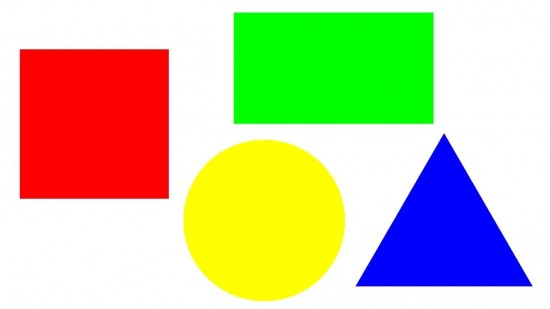
#> input picture FormasGeometricas41.jpg, 550 x 309 px
$ python principal.py
#> lines starting #> are read from the running program, lines starting #| are printed output that depends on the picture; after the words box and inside, x2 and y2 are one past the last pixel; in counts of white or black regions, pixels touching at a corner belong together; long printed decimals are rounded
### color.py
import cv2
import numpy as np
from imageen import Imagen
redBajo1 = np.array([0, 100, 20], np.uint8)
redAlto1 = np.array([8, 255, 255], np.uint8)
redBajo2=np.array([175, 100, 20], np.uint8)
redAlto2=np.array([179, 255, 255], np.uint8)
azulBajo = np.array([100,100,20], np.uint8)
azulAlto = np.array([125,255,255], np.uint8)
amarilloBajo = np.array([15,100,20],np.uint8)
amarilloAlto = np.array([45,255,255],np.uint8)
verdeBajo = np.array([45,100,20],np.uint8)
verdeAlto = np.array([75,255,255],np.uint8)
violetaBajo = np.array([130,100,20],np.uint8)
violetaAlto = np.array([140,255,255],np.uint8)
class Color:
   def __init__(self, nameBase,nameNoBase ,tipoForma):
     self.nameBase = nameBase
     self.nameNoBase = nameNoBase
     self.tipoForma = tipoForma
   def colores(self):
     listaColores=[]
     imaBase=cv2.imread(self.nameBase)
     Base=Imagen(imaBase,"base",self.tipoForma,0,"",0)
     cv2.imshow("Base.jpg", imaBase )
     cv2.waitKey(0)
     cv2.destroyAllWindows()
     Base.add()
     perimetro1=Base.perimetro
     image = cv2.imread(self.nameNoBase)
     frameHSV = cv2.cvtColor(image , cv2.COLOR_BGR2HSV)
     maskRed1 = cv2.inRange(frameHSV , redBajo1, redAlto1)
     maskRed2 = cv2.inRange(frameHSV , redBajo2, redAlto2)
     red = cv2.add(maskRed1, maskRed2)
     purple= cv2.inRange(frameHSV , violetaBajo, violetaAlto)
     blue=cv2.inRange(frameHSV , azulBajo, azulAlto)
     yelow=cv2.inRange(frameHSV , amarilloBajo, amarilloAlto)
     green=cv2.inRange(frameHSV , verdeBajo, verdeAlto)
     cv2.imshow("noBase.jpg",image)
     cv2.waitKey(0)
     cv2.destroyAllWindows()
     listaColores.append(red)
     listaColores.append(purple)
     listaColores.append(blue)
     listaColores.append(yelow)
     listaColores.append(green)
     for colore in listaColores:
        if red is colore:
           listaRed=Imagen(red,'no base',self.tipoForma,perimetro1, 'rojo',0)
           listaRed.add()
        if purple is colore:
          listaPurple=Imagen(purple,'no base',self.tipoForma,perimetro1,'violeta',0)
          listaPurple.add()
        if blue is colore:
          listaBlue=Imagen(blue,'no base',self.tipoForma,perimetro1,'azul',0)
          listaBlue.add()
        if yelow is colore:
          listaYelow=Imagen(yelow,'no base',self.tipoForma,perimetro1,'amarillo',0)
          listaYelow.add()
        if green is colore:
          listaGreen=Imagen(green,'no base',self.tipoForma,perimetro1,'verde',0)
          listaGreen.add()


### imageen.py
import cv2

class Imagen:
      def __init__(self,imagen,nombreBase,tipo,perimetro1,color,perimetro):
         self.imagen=imagen
         self.nombreBase=nombreBase
         self.tipo=tipo
         self.perimetro1=perimetro1
         self.color=color
         self.perimetro=perimetro
      def add(self):
         gaussian_3 = cv2.GaussianBlur(self.imagen, (9,9), 2)
         #unsharp_image = cv2.addWeighted(gaussian_3, 2, gaussian_3, -1, 0, self.imagen)
         #gray = cv2.cvtColor( gaussian_3 , cv2.COLOR_BGR2GRAY)
         canny = cv2.Canny( gaussian_3 ,10, 150)
         #canny = cv2.dilate(gaussian_3,None, iterations=1)
         #canny = cv2.erode(canny,None, iterations=1)
         cnts,_ = cv2.findContours(canny, cv2.RETR_EXTERNAL, cv2.CHAIN_APPROX_SIMPLE)
         #cv2.drawContours(image, cnts, -1, (0,255,0), 3)
         for c in cnts:
              epsilon = 0.01*cv2.arcLength(c,True)
              approx = cv2.approxPolyDP(c,epsilon,True)
              #print(len(approx))
              x,y,w,h = cv2.boundingRect(approx)
              if len(approx)==3 and self.tipo=='triangulo':
                  #cv2.putText(image,'Triangulo', (x,y-5),1,1.5,(0,255,0),2)
                  perimetro=cv2.arcLength(c,True)
                  #self.listaPeri.append(perimetro)
                  if self.nombreBase=='no base':
                    self.calcular(perimetro,self.perimetro1,self.tipo,self.color)
                  elif self.nombreBase=='base':
                    self.perimetro=perimetro
                    print('triangulo')
              if len(approx)==4 and self.tipo=='cuadrado':
                  aspect_ratio = float(w)/h
                  #print('aspect_ratio= ', aspect_ratio)
                  if aspect_ratio > 0.95 and aspect_ratio < 1.05 :
                      #cv2.putText(image,'Cuadrado',(x,y-5),1,1.5,(255,0,0),2)
                      perimetro=cv2.arcLength(c,True)
                      #self.listaPeri.append(perimetro)
                      if self.nombreBase=='no base':
                          self.calcular(perimetro,self.perimetro1,self.tipo,self.color)
                          #cv2.drawContours(gaussian_3 , cnts, -1, (0,0,255), 3)
                          peri=str(int(perimetro))
                          cv2.putText(self.imagen ,'cuadradro '+''+self.color +' ' +'perimetro :'+' '+peri, (x-8,y-8),1,0.7,(255,255,255),1)
                          self.mostrar()
                      elif self.nombreBase=='base':
                          self.perimetro=perimetro
                  elif self.tipo=='rectangulo':
                      #cv2.putText(image,'Rectangulo', (x,y-5),1,1.5,(0,255,0),2)
                      if self.nombreBase=='no base':
                         self.calcular(perimetro,self.perimetro1,self.tipo,self.color)
                      elif self.nombreBase=='base':
                          self.perimetro=perimetro
                          print('rectangulo')
              if len(approx)==5 and self.tipo=='pentagono':
                   #cv2.putText(image,'Pentagono', (x,y-5),1,1.5,(0,255,0),2)
                  if self.nombreBase=='no base':
                    self.calcular(perimetro,self.perimetro1,self.tipo,self.color)
                  elif self.nombreBase=='base':
                    self.perimetro=perimetro
                    print('pentagono')
              if len(approx)==6 and self.tipo=='hexagono':
                   #cv2.putText(image,'Hexagono', (x,y-5),1,1.5,(0,255,0),2)
                  if self.nombreBase=='no base':
                    self.calcular(perimetro,self.perimetro1,self.tipo,self.color)
                  elif self.nombreBase=='base':
                    self.perimetro=perimetro
                    print('hexagono')
              if len(approx)>10 and self.tipo=='circulo':
                  #cv2.putText(image,'Circulo', (x,y-5),1,1.5,(0,255,0),2)
                  if self.nombreBase=='no base':
                    self.calcular(perimetro,self.perimetro1,self.tipo,self.color)
                  elif self.nombreBase=='base':
                    self.perimetro=perimetro
                    print('circulo')

      def calcular(self,perimetro1,perimetro2,tipo,color):

           diferencia=((perimetro1/perimetro2)*100)-100
           if diferencia >= 1 :
           #print('la diferencia es de porcentaje es :',porcentaje,'%')
             print ('la base es :', diferencia ,'% mas grande',tipo,color)
           elif diferencia < 0:
             diferencia = abs(diferencia)
             print ('la base es:',diferencia,'% mas pequeño',tipo,color)
           elif diferencia == 0:
             print("ambos son del mismo tamaño",tipo,color)
      def mostrar(self):
            cv2.imshow("nobaseEspeci.jpg", self.imagen )
            cv2.waitKey(0)
            cv2.destroyAllWindows()


### principal.py
from color import Color
def iniciar():
  color=Color('FormasGeometricas41.jpg','nuevo.jpg','cuadrado')
  color.colores()
#> in colores, imaBase is the input picture: shape (309, 550, 3); mean B, G, R 157, 200.8, 200.5
#> in add, `canny = cv2.Canny( gaussian_3 ,10, 150)`:
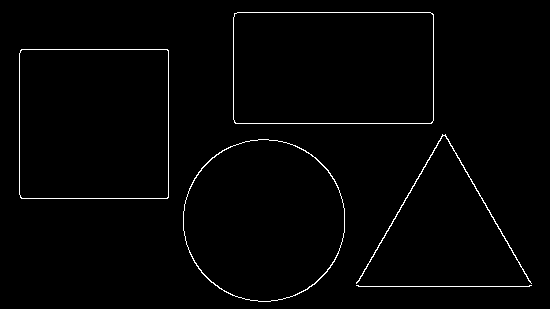
#> canny: shape (309, 550); 1.4% white in thin lines or dots, all inside (x1, y1, x2, y2) = (19, 12, 532, 302)
#> in add, `cnts,_ = cv2.findContours(canny, cv2.RETR_EXTERNAL, cv2.CHAIN_APPROX_S..`: cnts = 5 contours, 1 with area under 20; largest, box (x1, y1, x2, y2) and area: (19, 49, 169, 199) 22192, (233, 12, 434, 124) 22183, (183, 139, 345, 302) 20555, (356, 134, 532, 284) 167
#> the loop in add, `for c in cnts:` made 5 passes
#> (epsilon, approx, x, y, w, h, aspect_ratio, perimetro) on pass 4: (5.92, [[21, 49], [20, 197], [167, 198], [168, 50]], 20, 49, 149, 150, 0.993, 592.5)
#> (epsilon, approx, x, y, w, h, aspect_ratio) on passes 3, 5: (7.42, [[356, 282], [444, 135], [531, 283], [445, 134]], 356, 134, 176, 150, 1.17), (6.17, [[234, 13], [235, 123], [432, 122], [432, 13]], 234, 13, 199, 111, 1.79)
#> in colores, `perimetro1=Base.perimetro`: perimetro1 = 592.5
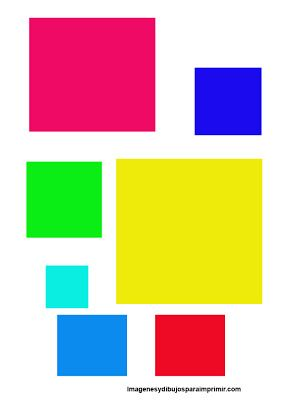
#> input picture nuevo.jpg, 283 x 400 px
#> in colores, image is the input picture: shape (400, 283, 3); mean B, G, R 166.3, 194.7, 213.3
#> in colores, `frameHSV = cv2.cvtColor(image , cv2.COLOR_BGR2HSV)`: frameHSV: shape (400, 283, 3); mean H, S, V 62.4, 121.7, 245.4
#> in colores, `maskRed1 = cv2.inRange(frameHSV , redBajo1, redAlto1)`: maskRed1: shape (400, 283); every value is 0
#> in colores, `maskRed2 = cv2.inRange(frameHSV , redBajo2, redAlto2)`: maskRed2: shape (400, 283); 3.8% white; 1 white region, box (x1, y1, x2, y2) and area: (155, 315, 225, 376) 4261
#> in colores, `blue=cv2.inRange(frameHSV , azulBajo, azulAlto)`: blue: shape (400, 283); 7.7% white; 2 white regions, box (x1, y1, x2, y2) and area: (195, 68, 262, 135) 4489, (57, 315, 127, 376) 4270
#> in colores, `yelow=cv2.inRange(frameHSV , amarilloBajo, amarilloAlto)`: yelow: shape (400, 283); 18.8% white; 1 white region, box (x1, y1, x2, y2) and area: (116, 158, 262, 304) 21310
#> in colores, `green=cv2.inRange(frameHSV , verdeBajo, verdeAlto)`:
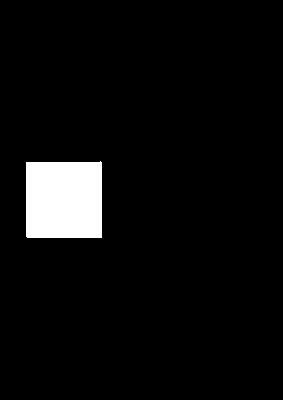
#> green: shape (400, 283); 5.1% white; 1 white region, box (x1, y1, x2, y2) and area: (26, 161, 102, 238) 5776
#> the loop in colores, `for colore in listaColores:` made 5 passes
#| la base es: 55.558 % mas pequeño cuadrado azul
#| la base es: 2.322 % mas pequeño cuadrado amarillo
#| la base es: 49.383 % mas pequeño cuadrado verde
#> pass 1, in add (call 2), `canny = cv2.Canny( gaussian_3 ,10, 150)`:
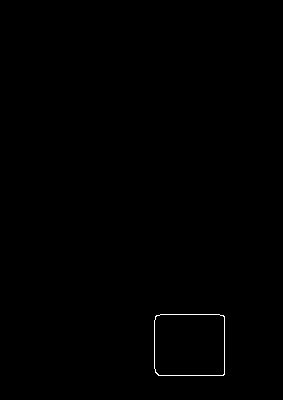
#> canny: shape (400, 283); 0.23% white in thin lines or dots, all inside (x1, y1, x2, y2) = (154, 314, 225, 376)
#> after the loop in colores, `for colore in listaColores:`:
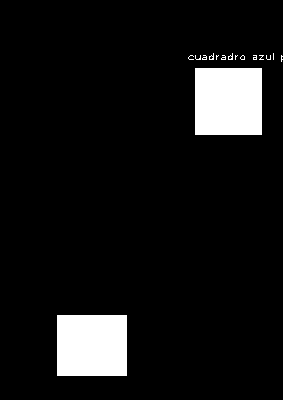
#> blue: shape (400, 283); 7.9% white; 16 white regions (14 under 20 px), largest, box (x1, y1, x2, y2) and area: (195, 68, 262, 135) 4489, (57, 315, 127, 376) 4270
#> after the loop in colores, `for colore in listaColores:`:
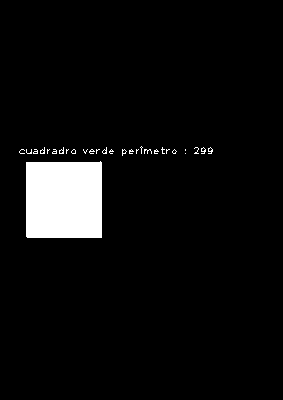
#> green: shape (400, 283); 5.4% white; 29 white regions (28 under 20 px), largest, box (x1, y1, x2, y2) and area: (26, 161, 102, 238) 5776
#> after the loop in colores, `for colore in listaColores:`:
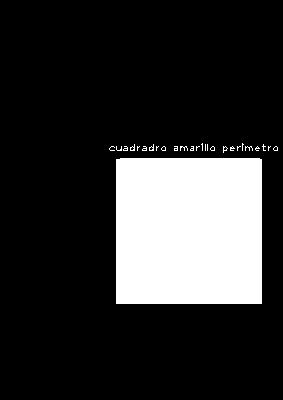
#> yelow: shape (400, 283); 19.1% white; 27 white regions (26 under 20 px), largest, box (x1, y1, x2, y2) and area: (116, 158, 262, 304) 21310
if __name__== "__main__":
   iniciar()
